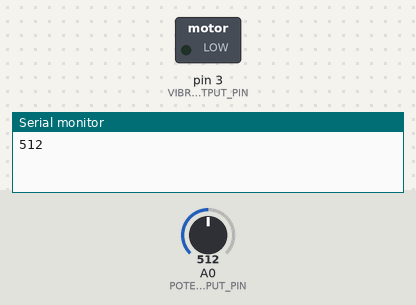
This sketch was run on a simulated Arduino Uno, built with avr-gcc and run on an emulated ATmega328P. Shown: switched loads named in the sketch (green lamp = pin HIGH), the last lines printed to the serial monitor. Dashed ring = blinking. Inputs (shaded band) come from the test bench; at power-on: A0 (POTENTIOMETER_INPUT_PIN) = 512.

Above: at 1.1 s.
At 2.8 s:
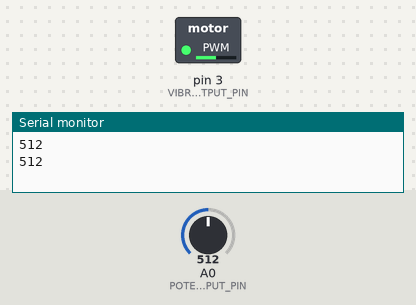
2.9 s: A0 (POTENTIOMETER_INPUT_PIN) set to 716
At 4.8 s:
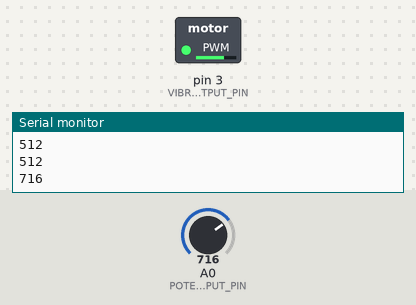
8.9 s: A0 (POTENTIOMETER_INPUT_PIN) set to 900
14.9 s: A0 (POTENTIOMETER_INPUT_PIN) set to 122
20.9 s: A0 (POTENTIOMETER_INPUT_PIN) set to 511
Timing chart, 0 to 27.9 s (numbered marks = the images above; inputs shaded):
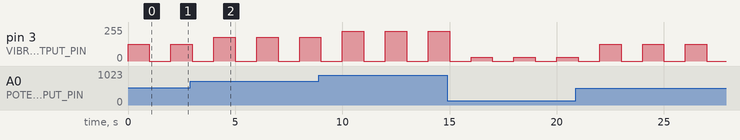

The sketch:

controllable_vibro.ino
```cpp
const int VIBROMOTOR_OUTPUT_PIN = 3;
const int POTENTIOMETER_INPUT_PIN = A0;

void setup() {
  pinMode(VIBROMOTOR_OUTPUT_PIN, OUTPUT);
  pinMode(POTENTIOMETER_INPUT_PIN, INPUT);
  Serial.begin(9600);
}

void loop() {
  int strength = analogRead(POTENTIOMETER_INPUT_PIN);
  int mappedStrength = map(strength, 0, 1024, 0, 255);
  Serial.println(strength);
  analogWrite(VIBROMOTOR_OUTPUT_PIN, mappedStrength);
  digitalWrite(LED_BUILTIN, HIGH);
  delay(1000);
  analogWrite(VIBROMOTOR_OUTPUT_PIN, 0);
  digitalWrite(LED_BUILTIN, LOW);
  delay(1000);
}
```

Measured:
- by itself, pin 3 (VIBROMOTOR_OUTPUT_PIN): alternates 127/255 for 1.0 s and 0/255 for 1.0 s
